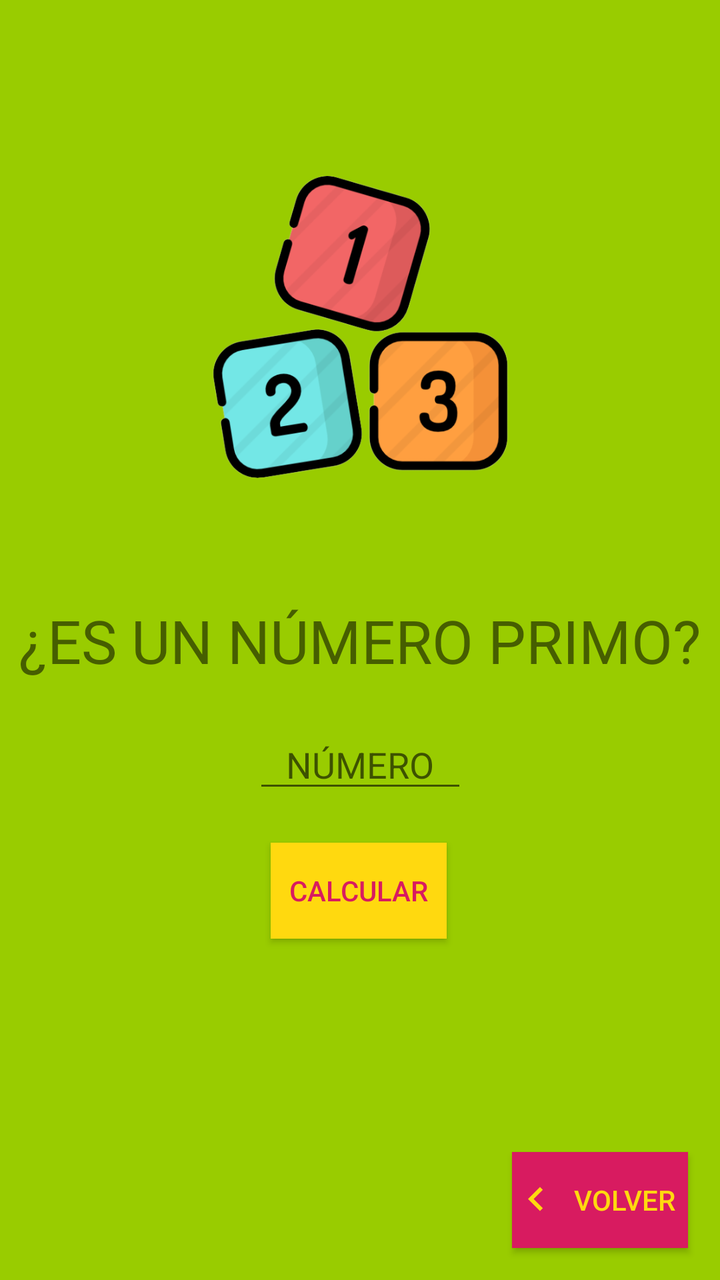
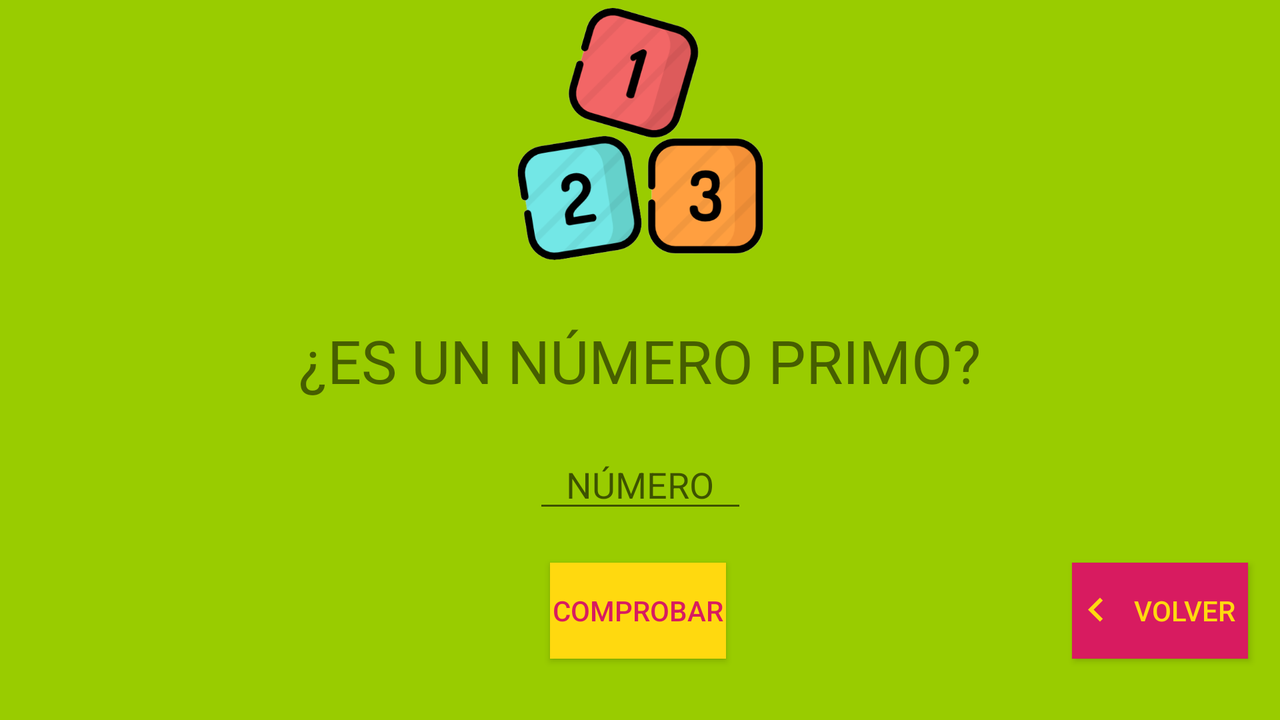

Compare how this app lays out the same screen by default and in its alternative resource folder. The renders come first, then the two layout files and the values they reference.
<!-- AndroidManifest.xml: application theme AppTheme -->
<!-- res/layout/activity_primos.xml -->
<?xml version="1.0" encoding="utf-8"?>
<androidx.constraintlayout.widget.ConstraintLayout xmlns:android="http://schemas.android.com/apk/res/android"
    xmlns:app="http://schemas.android.com/apk/res-auto"
    xmlns:tools="http://schemas.android.com/tools"
    android:id="@+id/txtCabecera"
    android:layout_width="match_parent"
    android:layout_height="match_parent"
    tools:context=".PrimosActivity"
    android:background="@android:color/holo_green_light">

    <ImageView
        android:id="@+id/imageViewCabeceraPrimos"
        android:layout_width="151dp"
        android:layout_height="159dp"
        android:layout_marginTop="84dp"
        android:contentDescription="@string/imagen"
        app:layout_constraintEnd_toEndOf="parent"
        app:layout_constraintStart_toStartOf="parent"
        app:layout_constraintTop_toTopOf="parent"
        app:srcCompat="@drawable/numbersgrande" />

    <TextView
        android:id="@+id/textViewCabeceraPrimos"
        android:layout_width="match_parent"
        android:layout_height="wrap_content"
        android:text="@string/CabeceraPrimos"
        android:textSize="30sp"
        app:layout_constraintBottom_toBottomOf="parent"
        app:layout_constraintEnd_toEndOf="parent"
        app:layout_constraintStart_toStartOf="parent"
        app:layout_constraintTop_toTopOf="parent"
        android:gravity="center"/>

    <EditText
        android:id="@+id/editTextPrimos"
        android:layout_width="107dp"
        android:layout_height="41dp"
        android:layout_marginTop="20dp"
        android:ems="10"
        android:gravity="center"
        android:hint="@string/IntroduceNumero"
        android:importantForAutofill="no"
        android:inputType="number"
        app:layout_constraintEnd_toEndOf="parent"
        app:layout_constraintStart_toStartOf="parent"
        app:layout_constraintTop_toBottomOf="@+id/textViewCabeceraPrimos" />

    <Button
        android:id="@+id/buttonComprobarPrimos"
        style="@style/botones"
        android:layout_marginTop="20dp"
        android:onClick="compruebaNumero"
        android:text="@string/comprobar"
        app:layout_constraintEnd_toEndOf="parent"
        app:layout_constraintHorizontal_bias="0.498"
        app:layout_constraintStart_toStartOf="parent"
        app:layout_constraintTop_toBottomOf="@+id/editTextPrimos" />

    <Button
        android:id="@+id/buttonVolverPrimos"
        android:layout_marginEnd="16dp"
        android:layout_marginBottom="16dp"
        android:drawableStart="@drawable/ic_keyboard_arrow_left_black_24dp"
        app:layout_constraintBottom_toBottomOf="parent"
        app:layout_constraintEnd_toEndOf="parent"
        android:onClick="cerrarActivity"
        style="@style/botones_volver"/>

</androidx.constraintlayout.widget.ConstraintLayout>
<!-- resources referenced by this layout -->
<resources>
  <!-- drawable ic_keyboard_arrow_left_black_24dp (drawable) -->
  <vector android:height="24dp" android:tint="#FFD90F"
      android:viewportHeight="24.0" android:viewportWidth="24.0"
      android:width="24dp" xmlns:android="http://schemas.android.com/apk/res/android">
      <path android:fillColor="#FF000000" android:pathData="M15.41,16.09l-4.58,-4.59 4.58,-4.59L14,5.5l-6,6 6,6z"/>
  </vector>
  <!-- drawable numbersgrande: png bitmap (drawable, 73800 bytes) -->
  <string name="CabeceraPrimos">¿ES UN NÚMERO PRIMO?</string>
  <string name="IntroduceNumero">NÚMERO</string>
  <string name="comprobar">CALCULAR</string>
  
      //----PAÍSES--------
  <string name="imagen">Imagen</string>
  <style name="botones">
          <item name="android:background">@color/colorPrimary</item>
          <item name="android:textSize">14sp</item>
          <item name="android:textColor">@color/colorAccent</item>
          <item name="android:layout_width">wrap_content</item>
          <item name="android:layout_height">wrap_content</item>
  
      </style>
  <style name="botones_volver">
          <item name="android:background">@color/colorAccent</item>
          <item name="android:textSize">14sp</item>
          <item name="android:textColor">@color/colorPrimary</item>
          <item name="android:layout_width">wrap_content</item>
          <item name="android:layout_height">wrap_content</item>
          <item name="android:text">@string/BotonVolver</item>
      </style>
  <style name="AppTheme" parent="Theme.AppCompat.Light.DarkActionBar">
          
          <item name="colorPrimary">@color/colorPrimary</item>
          <item name="colorPrimaryDark">@color/colorPrimaryDark</item>
          <item name="colorAccent">@color/colorAccent</item>
      </style>
  <color name="colorPrimary">#FFD90F</color>
  <color name="colorAccent">#D81B60</color>
  <string name="BotonVolver">VOLVER</string>
  <color name="colorPrimaryDark">#FFC107</color>
</resources>
<!-- res/layout-land/activity_primos.xml (the repository's variant of the layout above) -->
<!-- drawn on the phone turned sideways -->
<?xml version="1.0" encoding="utf-8"?>
<androidx.constraintlayout.widget.ConstraintLayout xmlns:android="http://schemas.android.com/apk/res/android"
    xmlns:app="http://schemas.android.com/apk/res-auto"
    xmlns:tools="http://schemas.android.com/tools"
    android:id="@+id/txtCabecera"
    android:layout_width="match_parent"
    android:layout_height="match_parent"
    tools:context=".PrimosActivity"
    android:background="@android:color/holo_green_light">

    <Button
        android:id="@+id/buttonVolverPrimos3"
        style="@style/botones_volver"
        android:layout_width="wrap_content"
        android:layout_height="wrap_content"
        android:layout_marginEnd="16dp"
        android:drawableStart="@drawable/ic_keyboard_arrow_left_black_24dp"
        android:onClick="cerrarActivity"
        app:layout_constraintBottom_toBottomOf="@+id/buttonComprobarPrimos"
        app:layout_constraintEnd_toEndOf="parent"
        app:layout_constraintHorizontal_bias="1.0"
        app:layout_constraintStart_toEndOf="@+id/buttonComprobarPrimos"
        app:layout_constraintTop_toTopOf="@+id/buttonComprobarPrimos"
        app:layout_constraintVertical_bias="0.0" />

    <ImageView
        android:id="@+id/imageViewCabeceraPrimos"
        android:layout_width="137dp"
        android:layout_height="126dp"
        android:layout_marginTop="4dp"
        android:contentDescription="@string/imagen"
        app:layout_constraintEnd_toEndOf="parent"
        app:layout_constraintStart_toStartOf="parent"
        app:layout_constraintTop_toTopOf="parent"
        app:srcCompat="@drawable/numbersgrande" />

    <TextView
        android:id="@+id/textViewCabeceraPrimos"
        android:layout_width="match_parent"
        android:layout_height="wrap_content"
        android:text="@string/CabeceraPrimos"
        android:textSize="30sp"
        app:layout_constraintBottom_toBottomOf="parent"
        app:layout_constraintEnd_toEndOf="parent"
        app:layout_constraintStart_toStartOf="parent"
        app:layout_constraintTop_toTopOf="parent"
        android:gravity="center"/>

    <EditText
        android:id="@+id/editTextPrimos"
        android:layout_width="107dp"
        android:layout_height="41dp"
        android:layout_marginTop="20dp"
        android:ems="10"
        android:gravity="center"
        android:hint="@string/IntroduceNumero"
        android:importantForAutofill="no"
        android:inputType="number"
        app:layout_constraintEnd_toEndOf="parent"
        app:layout_constraintStart_toStartOf="parent"
        app:layout_constraintTop_toBottomOf="@+id/textViewCabeceraPrimos" />

    <Button
        android:id="@+id/buttonComprobarPrimos"
        android:layout_marginTop="20dp"
        android:text="@string/BotonComprobar"
        app:layout_constraintEnd_toEndOf="parent"
        app:layout_constraintHorizontal_bias="0.498"
        app:layout_constraintStart_toStartOf="parent"
        app:layout_constraintTop_toBottomOf="@+id/editTextPrimos"
        android:onClick="compruebaNumero"
        style="@style/botones"/>

</androidx.constraintlayout.widget.ConstraintLayout>
<!-- resources referenced by the variant -->
<!-- as the phone turned sideways resolves them -->
<resources>
  <!-- drawable ic_keyboard_arrow_left_black_24dp (drawable) -->
  <vector android:height="24dp" android:tint="#FFD90F"
      android:viewportHeight="24.0" android:viewportWidth="24.0"
      android:width="24dp" xmlns:android="http://schemas.android.com/apk/res/android">
      <path android:fillColor="#FF000000" android:pathData="M15.41,16.09l-4.58,-4.59 4.58,-4.59L14,5.5l-6,6 6,6z"/>
  </vector>
  <!-- drawable numbersgrande: png bitmap (drawable, 73800 bytes) -->
  <string name="BotonComprobar">COMPROBAR</string>
  <string name="CabeceraPrimos">¿ES UN NÚMERO PRIMO?</string>
  <string name="IntroduceNumero">NÚMERO</string>
  <string name="imagen">Imagen</string>
  <style name="botones">
          <item name="android:background">@color/colorPrimary</item>
          <item name="android:textSize">14sp</item>
          <item name="android:textColor">@color/colorAccent</item>
          <item name="android:layout_width">wrap_content</item>
          <item name="android:layout_height">wrap_content</item>
  
      </style>
  <style name="botones_volver">
          <item name="android:background">@color/colorAccent</item>
          <item name="android:textSize">14sp</item>
          <item name="android:textColor">@color/colorPrimary</item>
          <item name="android:layout_width">wrap_content</item>
          <item name="android:layout_height">wrap_content</item>
          <item name="android:text">@string/BotonVolver</item>
      </style>
  <style name="AppTheme" parent="Theme.AppCompat.Light.DarkActionBar">
          
          <item name="colorPrimary">@color/colorPrimary</item>
          <item name="colorPrimaryDark">@color/colorPrimaryDark</item>
          <item name="colorAccent">@color/colorAccent</item>
      </style>
  <color name="colorPrimary">#FFD90F</color>
  <color name="colorAccent">#D81B60</color>
  <string name="BotonVolver">VOLVER</string>
  <color name="colorPrimaryDark">#FFC107</color>
</resources>
